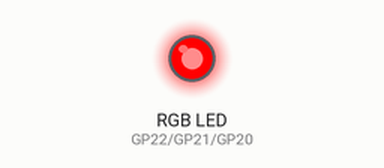
Simulated run of this program. Board: Raspberry Pi Pico running MicroPython. Parts: an RGB LED mixed from three pins (HIGH = lit). Dim RGB values are drawn brighter than linear.

Above: at 0.05 s.
At 2.0 s:
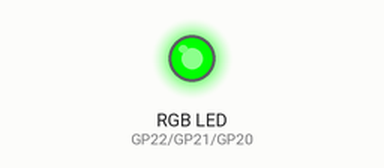
At 3.0 s:
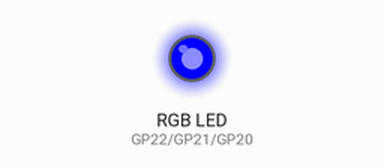
At 4.0 s:
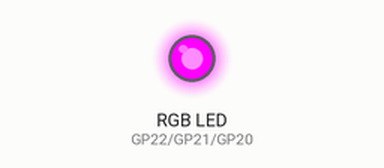
At 6.0 s:
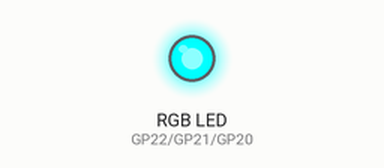
At 8.0 s:
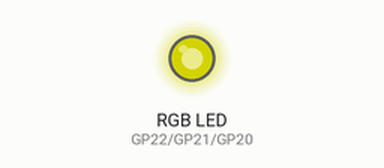
Timing chart, 0 to 10.4 s (numbered marks = the images above):
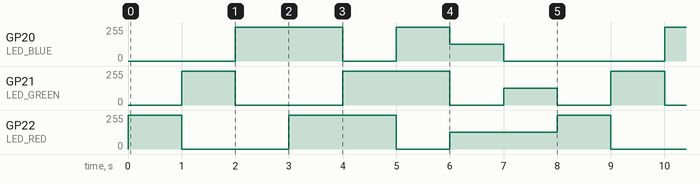

Measured:
- by itself, GP20 (LED_BLUE): repeats every 8.0 s: 0/255 1.0 s, 255/255 1.0 s, 127/255 1.0 s, 0/255 3.0 s, 255/255 2.0 s
- by itself, GP21 (LED_GREEN): repeats every 8.0 s: 0/255 2.0 s, 255/255 2.0 s, 0/255 1.0 s, 127/255 1.0 s, 0/255 1.0 s, 255/255 1.0 s
- by itself, GP22 (LED_RED): repeats every 8.0 s: 0/255 2.0 s, 255/255 2.0 s, 0/255 1.0 s, 127/255 2.0 s, 255/255 1.0 s

The program:

RGB_LED_PWM.py
```python
from machine import Pin , PWM
from time import sleep


# Define the GPIO pin numbers for the RGB LED
LEDRGB_RED_PIN = 22
LEDRGB_GREEN_PIN = 21
LEDRGB_BLUE_PIN = 20
# Initialize Pins state
LED_RED = Pin(LEDRGB_RED_PIN,Pin.OUT)
LED_GREEN = Pin(LEDRGB_GREEN_PIN,Pin.OUT)
LED_BLUE = Pin(LEDRGB_BLUE_PIN,Pin.OUT)
#make the pins use PWM mode
RED = PWM(LED_RED)
GREEN = PWM(LED_GREEN)
BLUE = PWM(LED_BLUE)
#set frequency of PWM pins
frequency = 1000 #you can change the frequency to 5000 aftar that change the array in top uncomment that!
RED.freq (frequency)
GREEN.freq(frequency)
BLUE.freq(frequency)
#make a array of max,min,zero amount of pwm
#PWM_Range = [65536,32768,0] #in 5kHrz
PWM_Range = [65520,32512,0]  #in 1kHrz
while True:
    #RED
 RED.duty_u16(PWM_Range[0])
 GREEN.duty_u16(PWM_Range[2])
 BLUE.duty_u16(PWM_Range[2])
 sleep(1)
    #GREEN
 RED.duty_u16(PWM_Range[2])
 GREEN.duty_u16(PWM_Range[0])
 BLUE.duty_u16(PWM_Range[2])
 sleep(1)
    #BLUE
 RED.duty_u16(PWM_Range[2])
 GREEN.duty_u16(PWM_Range[2])
 BLUE.duty_u16(PWM_Range[0])
 sleep(1)
    #PINK
 RED.duty_u16(PWM_Range[0])
 GREEN.duty_u16(PWM_Range[2])
 BLUE.duty_u16(PWM_Range[0])
 sleep(1)
    #YELLOW
 RED.duty_u16(PWM_Range[0])
 GREEN.duty_u16(PWM_Range[0])
 BLUE.duty_u16(PWM_Range[2])
 sleep(1)
    #Aqua
 RED.duty_u16(PWM_Range[2])
 GREEN.duty_u16(PWM_Range[0])
 BLUE.duty_u16(PWM_Range[0])
 sleep(1)
    #Slightly desaturated magenta
 RED.duty_u16(PWM_Range[1])
 GREEN.duty_u16(PWM_Range[2])
 BLUE.duty_u16(PWM_Range[1])
 sleep(1)
  #Strong yellow
 RED.duty_u16(PWM_Range[1])
 GREEN.duty_u16(PWM_Range[1])
 BLUE.duty_u16(PWM_Range[2])
 sleep(1)


 
```
